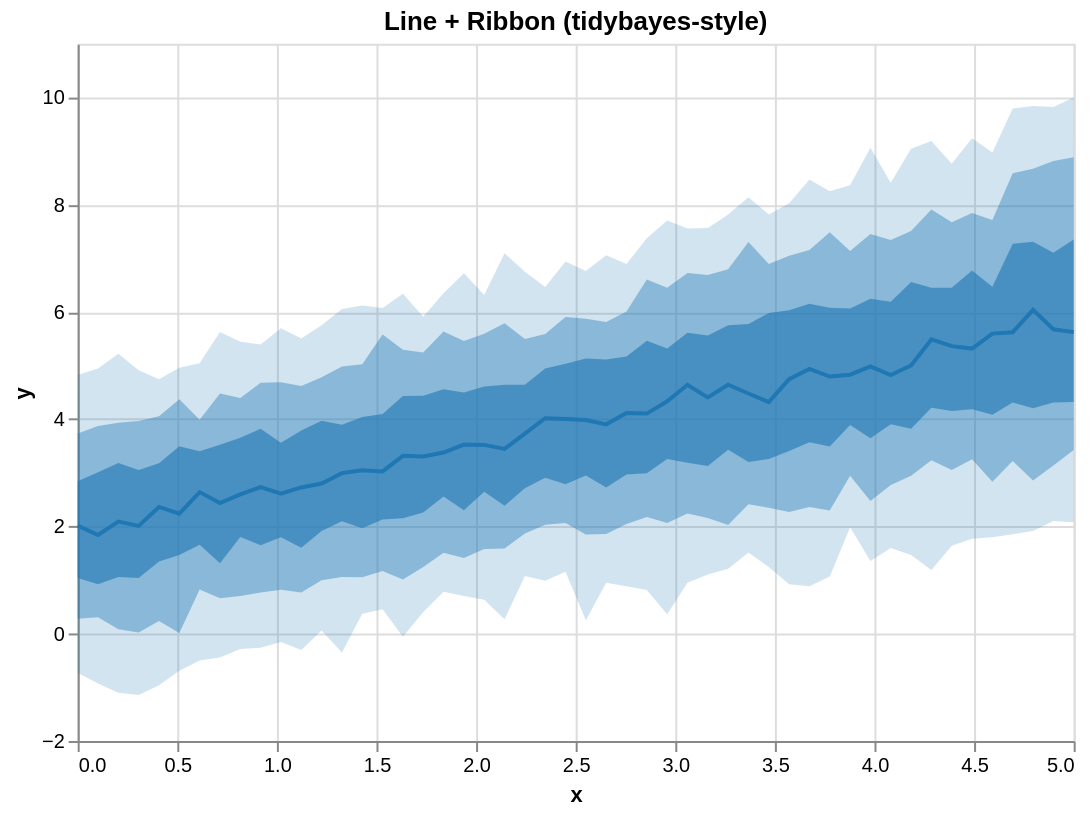

Vega-Lite specification for this chart:
### Vega-Lite specification from a JSON file in a GitHub repository (floating-point values rounded to 4 significant figures)
{"$schema": "https://vega.github.io/schema/vega-lite/v5.json", "height": 350, "layer": [{"encoding": {"x": {"field": "x", "type": "quantitative"}, "y2": {"field": "hi_0_95_"}, "y": {"field": "lo_0_95_", "title": "y", "type": "quantitative"}}, "mark": {"line": false, "fill": "#1f77b4", "type": "area", "opacity": 0.2}}, {"encoding": {"x": {"field": "x", "type": "quantitative"}, "y2": {"field": "hi_0_8_"}, "y": {"field": "lo_0_8_", "title": "y", "type": "quantitative"}}, "mark": {"line": false, "fill": "#1f77b4", "type": "area", "opacity": 0.4}}, {"encoding": {"x": {"field": "x", "type": "quantitative"}, "y2": {"field": "hi_0_5_"}, "y": {"field": "lo_0_5_", "title": "y", "type": "quantitative"}}, "mark": {"line": false, "fill": "#1f77b4", "type": "area", "opacity": 0.6}}, {"encoding": {"x": {"field": "x", "type": "quantitative"}, "y": {"field": "__median__", "type": "quantitative"}}, "mark": {"color": "#1f77b4", "strokeWidth": 2, "type": "line"}}], "data": {"values": [{"lo_0_8_": 0.278, "lo_0_95_": -0.7276, "hi_0_8_": 3.733, "x": 0.0, "__median__": 2.016, "hi_0_5_": 2.846, "hi_0_95_": 4.823, "lo_0_5_": 1.039}, {"lo_0_8_": 0.3057, "lo_0_95_": -0.9288, "hi_0_8_": 3.874, "x": 0.102, "__median__": 1.842, "hi_0_5_": 3.01, "hi_0_95_": 4.945, "lo_0_5_": 0.9225}, {"lo_0_8_": 0.0839, "lo_0_95_": -1.102, "hi_0_8_": 3.933, "x": 0.2041, "__median__": 2.093, "hi_0_5_": 3.182, "hi_0_95_": 5.221, "lo_0_5_": 1.059}, {"lo_0_8_": 0.02337, "lo_0_95_": -1.14, "hi_0_8_": 3.965, "x": 0.3061, "__median__": 2.011, "hi_0_5_": 3.053, "hi_0_95_": 4.913, "lo_0_5_": 1.04}, {"lo_0_8_": 0.2387, "lo_0_95_": -0.9611, "hi_0_8_": 4.056, "x": 0.4082, "__median__": 2.364, "hi_0_5_": 3.18, "hi_0_95_": 4.747, "lo_0_5_": 1.348}, {"lo_0_8_": 0.01422, "lo_0_95_": -0.6912, "hi_0_8_": 4.372, "x": 0.5102, "__median__": 2.239, "hi_0_5_": 3.498, "hi_0_95_": 4.962, "lo_0_5_": 1.47}, {"lo_0_8_": 0.8236, "lo_0_95_": -0.4988, "hi_0_8_": 3.992, "x": 0.6122, "__median__": 2.641, "hi_0_5_": 3.402, "hi_0_95_": 5.045, "lo_0_5_": 1.659}, {"lo_0_8_": 0.6625, "lo_0_95_": -0.4412, "hi_0_8_": 4.48, "x": 0.7143, "__median__": 2.437, "hi_0_5_": 3.526, "hi_0_95_": 5.628, "lo_0_5_": 1.317}, {"lo_0_8_": 0.7052, "lo_0_95_": -0.2862, "hi_0_8_": 4.394, "x": 0.8163, "__median__": 2.598, "hi_0_5_": 3.657, "hi_0_95_": 5.447, "lo_0_5_": 1.803}, {"lo_0_8_": 0.7699, "lo_0_95_": -0.2607, "hi_0_8_": 4.679, "x": 0.9184, "__median__": 2.736, "hi_0_5_": 3.822, "hi_0_95_": 5.395, "lo_0_5_": 1.651}, {"lo_0_8_": 0.8207, "lo_0_95_": -0.1521, "hi_0_8_": 4.69, "x": 1.02, "__median__": 2.613, "hi_0_5_": 3.564, "hi_0_95_": 5.698, "lo_0_5_": 1.798}, {"lo_0_8_": 0.7715, "lo_0_95_": -0.3022, "hi_0_8_": 4.619, "x": 1.122, "__median__": 2.728, "hi_0_5_": 3.79, "hi_0_95_": 5.507, "lo_0_5_": 1.604}, {"lo_0_8_": 0.9991, "lo_0_95_": 0.06057, "hi_0_8_": 4.784, "x": 1.224, "__median__": 2.802, "hi_0_5_": 3.97, "hi_0_95_": 5.75, "lo_0_5_": 1.915}, {"lo_0_8_": 1.058, "lo_0_95_": -0.3473, "hi_0_8_": 4.982, "x": 1.327, "__median__": 2.995, "hi_0_5_": 3.898, "hi_0_95_": 6.055, "lo_0_5_": 2.096}, {"lo_0_8_": 1.055, "lo_0_95_": 0.3755, "hi_0_8_": 5.027, "x": 1.429, "__median__": 3.049, "hi_0_5_": 4.043, "hi_0_95_": 6.12, "lo_0_5_": 1.966}, {"lo_0_8_": 1.168, "lo_0_95_": 0.4562, "hi_0_8_": 5.578, "x": 1.531, "__median__": 3.027, "hi_0_5_": 4.096, "hi_0_95_": 6.074, "lo_0_5_": 2.129}, {"lo_0_8_": 1.01, "lo_0_95_": -0.05537, "hi_0_8_": 5.297, "x": 1.633, "__median__": 3.317, "hi_0_5_": 4.434, "hi_0_95_": 6.34, "lo_0_5_": 2.154}, {"lo_0_8_": 1.245, "lo_0_95_": 0.4051, "hi_0_8_": 5.243, "x": 1.735, "__median__": 3.306, "hi_0_5_": 4.437, "hi_0_95_": 5.913, "lo_0_5_": 2.262}, {"lo_0_8_": 1.509, "lo_0_95_": 0.7841, "hi_0_8_": 5.637, "x": 1.837, "__median__": 3.378, "hi_0_5_": 4.558, "hi_0_95_": 6.348, "lo_0_5_": 2.561}, {"lo_0_8_": 1.414, "lo_0_95_": 0.7042, "hi_0_8_": 5.461, "x": 1.939, "__median__": 3.528, "hi_0_5_": 4.501, "hi_0_95_": 6.723, "lo_0_5_": 2.304}, {"lo_0_8_": 1.58, "lo_0_95_": 0.6362, "hi_0_8_": 5.596, "x": 2.041, "__median__": 3.522, "hi_0_5_": 4.612, "hi_0_95_": 6.318, "lo_0_5_": 2.649}, {"lo_0_8_": 1.588, "lo_0_95_": 0.271, "hi_0_8_": 5.792, "x": 2.143, "__median__": 3.446, "hi_0_5_": 4.644, "hi_0_95_": 7.095, "lo_0_5_": 2.387}, {"lo_0_8_": 1.871, "lo_0_95_": 1.075, "hi_0_8_": 5.496, "x": 2.245, "__median__": 3.731, "hi_0_5_": 4.643, "hi_0_95_": 6.752, "lo_0_5_": 2.713}, {"lo_0_8_": 2.035, "lo_0_95_": 0.9888, "hi_0_8_": 5.588, "x": 2.347, "__median__": 4.02, "hi_0_5_": 4.945, "hi_0_95_": 6.464, "lo_0_5_": 2.911}, {"lo_0_8_": 2.066, "lo_0_95_": 1.155, "hi_0_8_": 5.906, "x": 2.449, "__median__": 4.005, "hi_0_5_": 5.035, "hi_0_95_": 6.942, "lo_0_5_": 2.79}, {"lo_0_8_": 1.849, "lo_0_95_": 0.2524, "hi_0_8_": 5.872, "x": 2.551, "__median__": 3.986, "hi_0_5_": 5.134, "hi_0_95_": 6.763, "lo_0_5_": 2.953}, {"lo_0_8_": 1.861, "lo_0_95_": 0.9496, "hi_0_8_": 5.813, "x": 2.653, "__median__": 3.905, "hi_0_5_": 5.116, "hi_0_95_": 7.06, "lo_0_5_": 2.727}, {"lo_0_8_": 2.048, "lo_0_95_": 0.8862, "hi_0_8_": 6.011, "x": 2.755, "__median__": 4.117, "hi_0_5_": 5.172, "hi_0_95_": 6.896, "lo_0_5_": 2.971}, {"lo_0_8_": 2.175, "lo_0_95_": 0.8175, "hi_0_8_": 6.605, "x": 2.857, "__median__": 4.105, "hi_0_5_": 5.462, "hi_0_95_": 7.377, "lo_0_5_": 2.991}, {"lo_0_8_": 2.064, "lo_0_95_": 0.3632, "hi_0_8_": 6.452, "x": 2.959, "__median__": 4.335, "hi_0_5_": 5.319, "hi_0_95_": 7.706, "lo_0_5_": 3.257}, {"lo_0_8_": 2.241, "lo_0_95_": 0.9502, "hi_0_8_": 6.726, "x": 3.061, "__median__": 4.642, "hi_0_5_": 5.612, "hi_0_95_": 7.557, "lo_0_5_": 3.189}, {"lo_0_8_": 2.161, "lo_0_95_": 1.107, "hi_0_8_": 6.689, "x": 3.163, "__median__": 4.406, "hi_0_5_": 5.563, "hi_0_95_": 7.564, "lo_0_5_": 3.127}, {"lo_0_8_": 2.026, "lo_0_95_": 1.214, "hi_0_8_": 6.795, "x": 3.265, "__median__": 4.644, "hi_0_5_": 5.752, "hi_0_95_": 7.816, "lo_0_5_": 3.431}, {"lo_0_8_": 2.415, "lo_0_95_": 1.515, "hi_0_8_": 7.306, "x": 3.367, "__median__": 4.479, "hi_0_5_": 5.774, "hi_0_95_": 8.141, "lo_0_5_": 3.2}, {"lo_0_8_": 2.35, "lo_0_95_": 1.243, "hi_0_8_": 6.897, "x": 3.469, "__median__": 4.319, "hi_0_5_": 5.979, "hi_0_95_": 7.816, "lo_0_5_": 3.259}, {"lo_0_8_": 2.268, "lo_0_95_": 0.9252, "hi_0_8_": 7.047, "x": 3.571, "__median__": 4.747, "hi_0_5_": 6.033, "hi_0_95_": 8.029, "lo_0_5_": 3.406}, {"lo_0_8_": 2.365, "lo_0_95_": 0.8853, "hi_0_8_": 7.157, "x": 3.673, "__median__": 4.938, "hi_0_5_": 6.155, "hi_0_95_": 8.472, "lo_0_5_": 3.569}, {"lo_0_8_": 2.298, "lo_0_95_": 1.07, "hi_0_8_": 7.486, "x": 3.776, "__median__": 4.797, "hi_0_5_": 6.08, "hi_0_95_": 8.253, "lo_0_5_": 3.494}, {"lo_0_8_": 2.948, "lo_0_95_": 1.985, "hi_0_8_": 7.135, "x": 3.878, "__median__": 4.831, "hi_0_5_": 6.063, "hi_0_95_": 8.363, "lo_0_5_": 3.892}, {"lo_0_8_": 2.474, "lo_0_95_": 1.358, "hi_0_8_": 7.455, "x": 3.98, "__median__": 4.987, "hi_0_5_": 6.245, "hi_0_95_": 9.061, "lo_0_5_": 3.644}, {"lo_0_8_": 2.773, "lo_0_95_": 1.597, "hi_0_8_": 7.344, "x": 4.082, "__median__": 4.822, "hi_0_5_": 6.19, "hi_0_95_": 8.41, "lo_0_5_": 3.909}, {"lo_0_8_": 2.948, "lo_0_95_": 1.47, "hi_0_8_": 7.51, "x": 4.184, "__median__": 5.003, "hi_0_5_": 6.557, "hi_0_95_": 9.045, "lo_0_5_": 3.821}, {"lo_0_8_": 3.236, "lo_0_95_": 1.189, "hi_0_8_": 7.912, "x": 4.286, "__median__": 5.488, "hi_0_5_": 6.454, "hi_0_95_": 9.187, "lo_0_5_": 4.213}, {"lo_0_8_": 3.055, "lo_0_95_": 1.64, "hi_0_8_": 7.671, "x": 4.388, "__median__": 5.363, "hi_0_5_": 6.45, "hi_0_95_": 8.766, "lo_0_5_": 4.154}, {"lo_0_8_": 3.253, "lo_0_95_": 1.773, "hi_0_8_": 7.843, "x": 4.49, "__median__": 5.317, "hi_0_5_": 6.774, "hi_0_95_": 9.242, "lo_0_5_": 4.186}, {"lo_0_8_": 2.834, "lo_0_95_": 1.801, "hi_0_8_": 7.714, "x": 4.592, "__median__": 5.597, "hi_0_5_": 6.471, "hi_0_95_": 8.975, "lo_0_5_": 4.085}, {"lo_0_8_": 3.219, "lo_0_95_": 1.855, "hi_0_8_": 8.585, "x": 4.694, "__median__": 5.623, "hi_0_5_": 7.27, "hi_0_95_": 9.793, "lo_0_5_": 4.311}, {"lo_0_8_": 2.855, "lo_0_95_": 1.914, "hi_0_8_": 8.67, "x": 4.796, "__median__": 6.04, "hi_0_5_": 7.311, "hi_0_95_": 9.842, "lo_0_5_": 4.205}, {"lo_0_8_": 3.14, "lo_0_95_": 2.101, "hi_0_8_": 8.815, "x": 4.898, "__median__": 5.677, "hi_0_5_": 7.105, "hi_0_95_": 9.821, "lo_0_5_": 4.314}, {"lo_0_8_": 3.428, "lo_0_95_": 2.08, "hi_0_8_": 8.884, "x": 5.0, "__median__": 5.625, "hi_0_5_": 7.352, "hi_0_95_": 10.0, "lo_0_5_": 4.322}]}, "title": "Line + Ribbon (tidybayes-style)", "width": 500}
